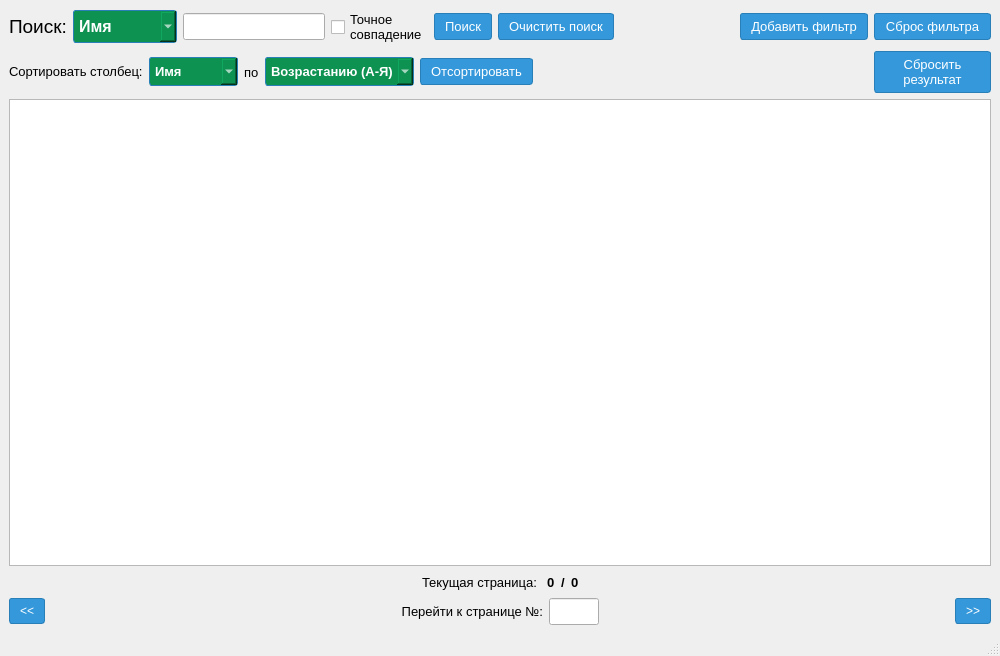
<?xml version="1.0" encoding="UTF-8"?>
<ui version="4.0">
 <class>MainWindow</class>
 <widget class="QMainWindow" name="MainWindow">
  <property name="geometry">
   <rect>
    <x>0</x>
    <y>0</y>
    <width>1000</width>
    <height>656</height>
   </rect>
  </property>
  <property name="sizePolicy">
   <sizepolicy hsizetype="Preferred" vsizetype="Preferred">
    <horstretch>0</horstretch>
    <verstretch>0</verstretch>
   </sizepolicy>
  </property>
  <property name="windowTitle">
   <string>MainWindow</string>
  </property>
  <widget class="QWidget" name="centralwidget">
   <layout class="QVBoxLayout" name="verticalLayout">
    <item>
     <layout class="QGridLayout" name="gridLayout">
      <item row="0" column="5">
       <widget class="QPushButton" name="clearSearch">
        <property name="sizePolicy">
         <sizepolicy hsizetype="Minimum" vsizetype="Fixed">
          <horstretch>0</horstretch>
          <verstretch>0</verstretch>
         </sizepolicy>
        </property>
        <property name="font">
         <font>
          <family>Segoe UI</family>
          <pointsize>10</pointsize>
         </font>
        </property>
        <property name="styleSheet">
         <string notr="true">QPushButton {
	background-color: #3498db;
	border: 1px solid #2980b9;
	 color: #ffffff;
	padding: 5px 10px;
	border-radius: 3px;
}
                      
QPushButton:hover {
background-color: #2184cb;border: 1px solid #1c6da5;
}
                      
QPushButton:pressed {
	background-color: #1a548b;
	border: 1px solid #174172;
}

QPushButton:disabled {
	background-color: #d3d3d3;	
	color: #555555;
	border: 1px solid #a3a3a3;
}</string>
        </property>
        <property name="text">
         <string>Очистить поиск</string>
        </property>
       </widget>
      </item>
      <item row="5" column="0" colspan="6">
       <layout class="QHBoxLayout" name="horizontalLayout_2">
        <item>
         <widget class="QLabel" name="label_4">
          <property name="font">
           <font>
            <family>Segoe UI</family>
            <pointsize>10</pointsize>
           </font>
          </property>
          <property name="text">
           <string>&lt;html&gt;&lt;head/&gt;&lt;body&gt;&lt;p&gt;Сортировать столбец:&lt;/p&gt;&lt;/body&gt;&lt;/html&gt;</string>
          </property>
         </widget>
        </item>
        <item>
         <widget class="QComboBox" name="comboBox_2">
          <property name="font">
           <font>
            <family>Segoe UI</family>
            <pointsize>10</pointsize>
            <weight>75</weight>
            <bold>true</bold>
           </font>
          </property>
          <property name="styleSheet">
           <string notr="true">QComboBox {
    background-color: #0E9252;
    border: 1px solid #2980b9;
    color: #ffffff;
    padding: 5px;
    border-radius: 3px;
}

QComboBox:hover {
    background-color: #42A977; 
    border: 1px solid #1c6da5;
}

QComboBox:disabled {
    background-color: #d3d3d3;    
    color: #555555;
    border: 1px solid #a3a3a3;
}</string>
          </property>
          <item>
           <property name="text">
            <string>Имя</string>
           </property>
          </item>
          <item>
           <property name="text">
            <string>Фамилия</string>
           </property>
          </item>
         </widget>
        </item>
        <item>
         <widget class="QLabel" name="label_6">
          <property name="font">
           <font>
            <family>Segoe UI</family>
            <pointsize>10</pointsize>
           </font>
          </property>
          <property name="text">
           <string>по</string>
          </property>
         </widget>
        </item>
        <item>
         <widget class="QComboBox" name="comboBox_type_sort">
          <property name="font">
           <font>
            <family>Segoe UI</family>
            <pointsize>10</pointsize>
            <weight>75</weight>
            <bold>true</bold>
           </font>
          </property>
          <property name="styleSheet">
           <string notr="true">QComboBox {
    background-color: #0E9252;
    border: 1px solid #2980b9;
    color: #ffffff;
    padding: 5px;
    border-radius: 3px;
}

QComboBox:hover {
    background-color: #42A977; 
    border: 1px solid #1c6da5;
}

QComboBox:disabled {
    background-color: #d3d3d3;    
    color: #555555;
    border: 1px solid #a3a3a3;
}</string>
          </property>
          <item>
           <property name="text">
            <string>Возрастанию (А-Я)</string>
           </property>
          </item>
          <item>
           <property name="text">
            <string>Убыванию (Я-А)</string>
           </property>
          </item>
         </widget>
        </item>
        <item>
         <widget class="QPushButton" name="pushButton_sort">
          <property name="font">
           <font>
            <family>Segoe UI</family>
            <pointsize>10</pointsize>
           </font>
          </property>
          <property name="styleSheet">
           <string notr="true">QPushButton {
	background-color: #3498db;
	border: 1px solid #2980b9;
	 color: #ffffff;
	padding: 5px 10px;
	border-radius: 3px;
}
                      
QPushButton:hover {
background-color: #2184cb;border: 1px solid #1c6da5;
}
                      
QPushButton:pressed {
	background-color: #1a548b;
	border: 1px solid #174172;
}

QPushButton:disabled {
	background-color: #d3d3d3;	
	color: #555555;
	border: 1px solid #a3a3a3;
}</string>
          </property>
          <property name="text">
           <string>Отсортировать</string>
          </property>
         </widget>
        </item>
        <item>
         <spacer name="horizontalSpacer_7">
          <property name="orientation">
           <enum>Qt::Horizontal</enum>
          </property>
          <property name="sizeHint" stdset="0">
           <size>
            <width>40</width>
            <height>20</height>
           </size>
          </property>
         </spacer>
        </item>
       </layout>
      </item>
      <item row="5" column="9">
       <widget class="QPushButton" name="resetTable">
        <property name="font">
         <font>
          <family>Segoe UI</family>
          <pointsize>10</pointsize>
          <weight>50</weight>
          <bold>false</bold>
         </font>
        </property>
        <property name="styleSheet">
         <string notr="true">QPushButton {
	background-color: #3498db;
	border: 1px solid #2980b9;
	 color: #ffffff;
	padding: 5px 10px;
	border-radius: 3px;
}
                      
QPushButton:hover {
background-color: #2184cb;border: 1px solid #1c6da5;
}
                      
QPushButton:pressed {
	background-color: #1a548b;
	border: 1px solid #174172;
}

QPushButton:disabled {
	background-color: #d3d3d3;	
	color: #555555;
	border: 1px solid #a3a3a3;
}</string>
        </property>
        <property name="text">
         <string>Cбросить
результат</string>
        </property>
       </widget>
      </item>
      <item row="0" column="2">
       <widget class="QLineEdit" name="searchText">
        <property name="sizePolicy">
         <sizepolicy hsizetype="Expanding" vsizetype="Fixed">
          <horstretch>0</horstretch>
          <verstretch>0</verstretch>
         </sizepolicy>
        </property>
        <property name="font">
         <font>
          <family>Segoe UI</family>
          <pointsize>12</pointsize>
         </font>
        </property>
       </widget>
      </item>
      <item row="0" column="8">
       <widget class="QPushButton" name="addFilter">
        <property name="font">
         <font>
          <family>Segoe UI</family>
          <pointsize>10</pointsize>
         </font>
        </property>
        <property name="styleSheet">
         <string notr="true">QPushButton {
	background-color: #3498db;
	border: 1px solid #2980b9;
	 color: #ffffff;
	padding: 5px 10px;
	border-radius: 3px;
}
                      
QPushButton:hover {
background-color: #2184cb;border: 1px solid #1c6da5;
}
                      
QPushButton:pressed {
	background-color: #1a548b;
	border: 1px solid #174172;
}

QPushButton:disabled {
	background-color: #d3d3d3;	
	color: #555555;
	border: 1px solid #a3a3a3;
}</string>
        </property>
        <property name="text">
         <string>Добавить фильтр</string>
        </property>
       </widget>
      </item>
      <item row="0" column="6">
       <spacer name="horizontalSpacer_6">
        <property name="orientation">
         <enum>Qt::Horizontal</enum>
        </property>
        <property name="sizeHint" stdset="0">
         <size>
          <width>40</width>
          <height>20</height>
         </size>
        </property>
       </spacer>
      </item>
      <item row="0" column="4">
       <widget class="QPushButton" name="pushButton_search">
        <property name="font">
         <font>
          <family>Segoe UI</family>
          <pointsize>10</pointsize>
         </font>
        </property>
        <property name="styleSheet">
         <string notr="true">QPushButton {
	background-color: #3498db;
	border: 1px solid #2980b9;
	 color: #ffffff;
	padding: 5px 10px;
	border-radius: 3px;
}
                      
QPushButton:hover {
background-color: #2184cb;border: 1px solid #1c6da5;
}
                      
QPushButton:pressed {
	background-color: #1a548b;
	border: 1px solid #174172;
}

QPushButton:disabled {
	background-color: #d3d3d3;	
	color: #555555;
	border: 1px solid #a3a3a3;
}</string>
        </property>
        <property name="text">
         <string>Поиск</string>
        </property>
       </widget>
      </item>
      <item row="0" column="9">
       <widget class="QPushButton" name="clearFilter">
        <property name="font">
         <font>
          <family>Segoe UI</family>
          <pointsize>10</pointsize>
         </font>
        </property>
        <property name="styleSheet">
         <string notr="true">QPushButton {
	background-color: #3498db;
	border: 1px solid #2980b9;
	 color: #ffffff;
	padding: 5px 10px;
	border-radius: 3px;
}
                      
QPushButton:hover {
background-color: #2184cb;border: 1px solid #1c6da5;
}
                      
QPushButton:pressed {
	background-color: #1a548b;
	border: 1px solid #174172;
}

QPushButton:disabled {
	background-color: #d3d3d3;	
	color: #555555;
	border: 1px solid #a3a3a3;
}</string>
        </property>
        <property name="text">
         <string>Сброс фильтра</string>
        </property>
       </widget>
      </item>
      <item row="0" column="1">
       <widget class="QComboBox" name="comboBox">
        <property name="sizePolicy">
         <sizepolicy hsizetype="Maximum" vsizetype="Fixed">
          <horstretch>0</horstretch>
          <verstretch>0</verstretch>
         </sizepolicy>
        </property>
        <property name="font">
         <font>
          <family>Segoe UI</family>
          <pointsize>12</pointsize>
          <weight>75</weight>
          <bold>true</bold>
         </font>
        </property>
        <property name="styleSheet">
         <string notr="true">QComboBox {
    background-color: #0E9252;
    border: 1px solid #2980b9;
    color: #ffffff;
    padding: 5px;
    border-radius: 3px;
}

QComboBox:hover {
    background-color: #42A977; 
    border: 1px solid #1c6da5;
}

QComboBox:disabled {
    background-color: #d3d3d3;    
    color: #555555;
    border: 1px solid #a3a3a3;
}</string>
        </property>
        <item>
         <property name="text">
          <string>Имя</string>
         </property>
        </item>
        <item>
         <property name="text">
          <string>Фамилия</string>
         </property>
        </item>
       </widget>
      </item>
      <item row="0" column="0">
       <widget class="QLabel" name="label">
        <property name="sizePolicy">
         <sizepolicy hsizetype="Fixed" vsizetype="Fixed">
          <horstretch>0</horstretch>
          <verstretch>0</verstretch>
         </sizepolicy>
        </property>
        <property name="font">
         <font>
          <family>Segoe UI</family>
          <pointsize>14</pointsize>
          <weight>50</weight>
          <bold>false</bold>
         </font>
        </property>
        <property name="text">
         <string>Поиск:</string>
        </property>
       </widget>
      </item>
      <item row="8" column="0" colspan="10">
       <widget class="QTableView" name="tableView">
        <property name="font">
         <font>
          <pointsize>12</pointsize>
         </font>
        </property>
        <property name="wordWrap">
         <bool>false</bool>
        </property>
       </widget>
      </item>
      <item row="0" column="3">
       <widget class="QCheckBox" name="checkBox">
        <property name="font">
         <font>
          <family>Segoe UI</family>
          <pointsize>10</pointsize>
         </font>
        </property>
        <property name="text">
         <string>Точное
совпадение</string>
        </property>
       </widget>
      </item>
     </layout>
    </item>
    <item>
     <layout class="QHBoxLayout" name="horizontalLayout_3">
      <item>
       <spacer name="horizontalSpacer_5">
        <property name="orientation">
         <enum>Qt::Horizontal</enum>
        </property>
        <property name="sizeHint" stdset="0">
         <size>
          <width>40</width>
          <height>20</height>
         </size>
        </property>
       </spacer>
      </item>
      <item>
       <widget class="QLabel" name="label_3">
        <property name="font">
         <font>
          <family>Segoe UI</family>
          <pointsize>10</pointsize>
         </font>
        </property>
        <property name="text">
         <string>Текущая страница: </string>
        </property>
       </widget>
      </item>
      <item>
       <widget class="QLabel" name="currentPage">
        <property name="font">
         <font>
          <family>Segoe UI</family>
          <pointsize>10</pointsize>
          <weight>75</weight>
          <bold>true</bold>
         </font>
        </property>
        <property name="text">
         <string>0</string>
        </property>
       </widget>
      </item>
      <item>
       <widget class="QLabel" name="label_5">
        <property name="font">
         <font>
          <family>Segoe UI</family>
          <pointsize>10</pointsize>
          <weight>75</weight>
          <bold>true</bold>
         </font>
        </property>
        <property name="text">
         <string>/</string>
        </property>
       </widget>
      </item>
      <item>
       <widget class="QLabel" name="maxPage">
        <property name="font">
         <font>
          <family>Segoe UI</family>
          <pointsize>10</pointsize>
          <weight>75</weight>
          <bold>true</bold>
         </font>
        </property>
        <property name="text">
         <string>0</string>
        </property>
       </widget>
      </item>
      <item>
       <spacer name="horizontalSpacer_4">
        <property name="orientation">
         <enum>Qt::Horizontal</enum>
        </property>
        <property name="sizeHint" stdset="0">
         <size>
          <width>40</width>
          <height>20</height>
         </size>
        </property>
       </spacer>
      </item>
     </layout>
    </item>
    <item>
     <layout class="QHBoxLayout" name="horizontalLayout">
      <item>
       <widget class="QPushButton" name="prevButton">
        <property name="styleSheet">
         <string notr="true">QPushButton {
	background-color: #3498db;
	border: 1px solid #2980b9;
	 color: #ffffff;
	padding: 5px 10px;
	border-radius: 3px;
}
                      
QPushButton:hover {
background-color: #2184cb;border: 1px solid #1c6da5;
}
                      
QPushButton:pressed {
	background-color: #1a548b;
	border: 1px solid #174172;
}

QPushButton:disabled {
	background-color: #d3d3d3;	
	color: #555555;
	border: 1px solid #a3a3a3;
}</string>
        </property>
        <property name="text">
         <string>&lt;&lt;</string>
        </property>
       </widget>
      </item>
      <item>
       <spacer name="horizontalSpacer_2">
        <property name="orientation">
         <enum>Qt::Horizontal</enum>
        </property>
        <property name="sizeType">
         <enum>QSizePolicy::Expanding</enum>
        </property>
        <property name="sizeHint" stdset="0">
         <size>
          <width>40</width>
          <height>20</height>
         </size>
        </property>
       </spacer>
      </item>
      <item>
       <widget class="QLabel" name="label_2">
        <property name="font">
         <font>
          <family>Segoe UI</family>
          <pointsize>10</pointsize>
         </font>
        </property>
        <property name="layoutDirection">
         <enum>Qt::LeftToRight</enum>
        </property>
        <property name="text">
         <string>&lt;html&gt;&lt;head/&gt;&lt;body&gt;&lt;p align=&quot;right&quot;&gt;Перейти к странице №:&lt;/p&gt;&lt;/body&gt;&lt;/html&gt;</string>
        </property>
        <property name="textFormat">
         <enum>Qt::AutoText</enum>
        </property>
       </widget>
      </item>
      <item>
       <widget class="QLineEdit" name="goToPage">
        <property name="sizePolicy">
         <sizepolicy hsizetype="Fixed" vsizetype="Fixed">
          <horstretch>0</horstretch>
          <verstretch>0</verstretch>
         </sizepolicy>
        </property>
        <property name="maximumSize">
         <size>
          <width>50</width>
          <height>16777215</height>
         </size>
        </property>
        <property name="font">
         <font>
          <family>Segoe UI</family>
          <pointsize>12</pointsize>
         </font>
        </property>
       </widget>
      </item>
      <item>
       <spacer name="horizontalSpacer_3">
        <property name="orientation">
         <enum>Qt::Horizontal</enum>
        </property>
        <property name="sizeType">
         <enum>QSizePolicy::Expanding</enum>
        </property>
        <property name="sizeHint" stdset="0">
         <size>
          <width>70</width>
          <height>20</height>
         </size>
        </property>
       </spacer>
      </item>
      <item>
       <widget class="QPushButton" name="nextButton">
        <property name="styleSheet">
         <string notr="true">QPushButton {
	background-color: #3498db;
	border: 1px solid #2980b9;
	 color: #ffffff;
	padding: 5px 10px;
	border-radius: 3px;
}
                      
QPushButton:hover {
background-color: #2184cb;border: 1px solid #1c6da5;
}
                      
QPushButton:pressed {
	background-color: #1a548b;
	border: 1px solid #174172;
}

QPushButton:disabled {
	background-color: #d3d3d3;	
	color: #555555;
	border: 1px solid #a3a3a3;
}</string>
        </property>
        <property name="text">
         <string>&gt;&gt;</string>
        </property>
       </widget>
      </item>
     </layout>
    </item>
   </layout>
  </widget>
  <widget class="QStatusBar" name="statusBar"/>
 </widget>
 <resources/>
 <connections/>
</ui>
